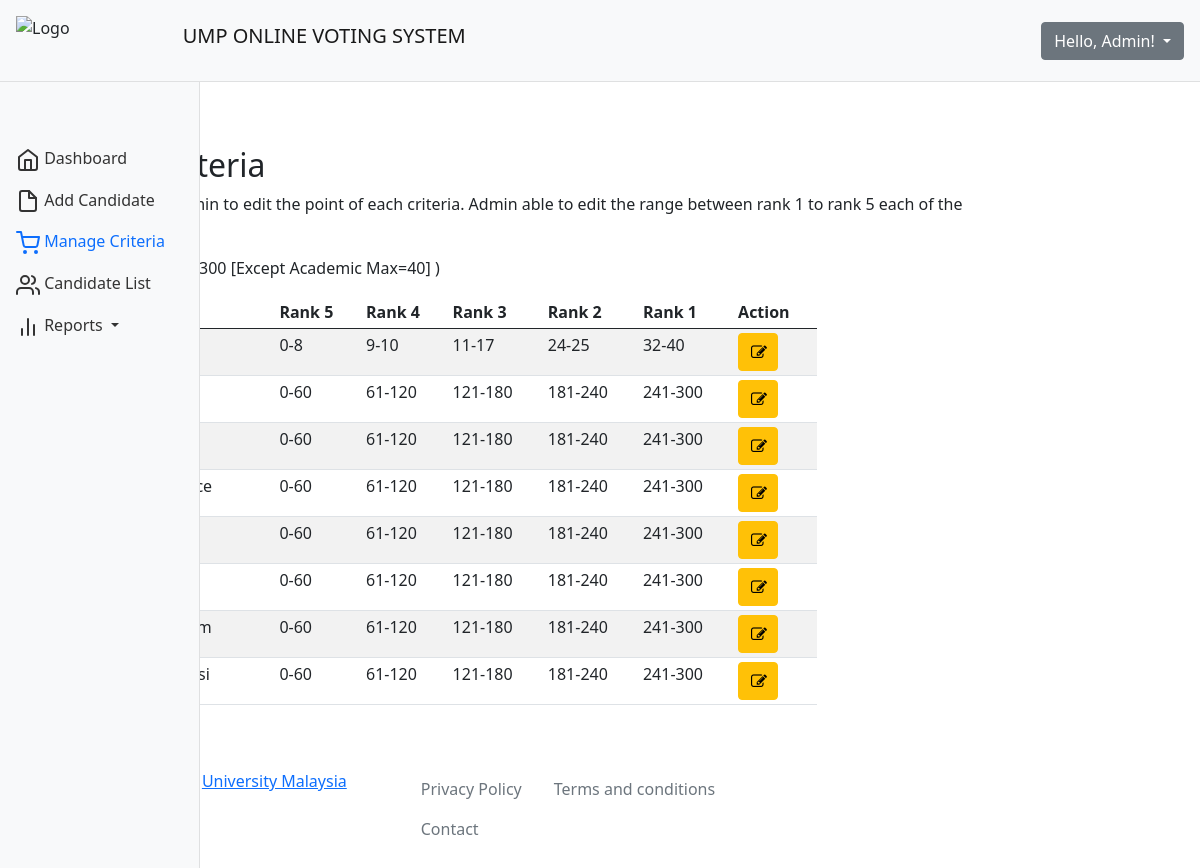
The app's page /ApplicationLayer/ManageCriteria/Criteria.php with its own data.
### tables this page shows
CREATE TABLE `criteria` (
  `Criteria_ID` int(11) NOT NULL,
  `Criteria_Name` varchar(100) NOT NULL,
  `R5min` float NOT NULL,
  `R5max` float NOT NULL,
  `R4min` float NOT NULL,
  `R4max` float NOT NULL,
  `R3min` float NOT NULL,
  `R3max` float NOT NULL,
  `R2min` float NOT NULL,
  `R2max` float NOT NULL,
  `R1min` float NOT NULL,
  `R1max` float NOT NULL
);

### libs/database.php (called while the page is built, shortened)
<?php
class DB
{
  public static function connect($value='')
  {
    $pdo = new PDO(DB_TYPE.':host='.DB_HOST.';dbname='.DB_NAME, DB_USER, DB_PASS);
    $pdo->setAttribute(PDO::ATTR_ERRMODE, PDO::ERRMODE_EXCEPTION);
    return $pdo;
  }
  public static function run($sql, $args = NULL)
    {
        if (!$args)
        {
             return DB::connect()->query($sql);
        }
     }
}
?>

### BusinessServiceLayer/Model/CriteriaModel.php (called while the page is built, shortened)
<?php
require_once '../../libs/database.php';
class CriteriaModel{
	function viewallCriteria(){
        $sql = "SELECT * FROM criteria";
        return DB::run($sql);
    }
}
?>

### BusinessServiceLayer/Controller/CriteriaController.php (called while the page is built, shortened)
<?php
require_once '../../BusinessServiceLayer/Model/CriteriaModel.php';
class criteriaController{
	function viewAll(){
		$criteria = new CriteriaModel();
		return $criteria->viewallCriteria();
	}
}
?>

### ApplicationLayer/ManageCriteria/Criteria.php (the view, shortened to what this page needs)
<?php include '../../src/navbar.php';?>
<?php
   require_once '../../BusinessServiceLayer/Controller/CriteriaController.php';
  $criteria = new criteriaController();
	$data = $criteria->viewAll();
?>
<!DOCTYPE html>
<html>
<head>
	<link rel="stylesheet" href="https://stackpath.bootstrapcdn.com/bootstrap/5.0.0-alpha1/css/bootstrap.min.css">
	<link rel="stylesheet" href="https://stackpath.bootstrapcdn.com/font-awesome/4.7.0/css/font-awesome.min.css">
	<link rel="stylesheet" href="https://cdn.jsdelivr.net/chartist.js/latest/chartist.min.css">
</head>
<body>
	<div class="container-fluid">
	  <div class="row">
	      <nav id="sidebar" class="col-md-3 col-lg-2 d-md-block bg-light sidebar collapse">
	          <div class="position-sticky pt-md-5">
				  <ul class="nav flex-column">
				      <li class="nav-item">
				        <a class="nav-link" aria-current="page" href="../../ApplicationLayer/ManageCandidate/Candidate.php?AccType=admin&AD_ID=<?=$_SESSION['AD_ID']?>">
				          <span class="ml-2">Dashboard</span>
				        </a>
				      </li>
				      <li class="nav-item">
				        <a class="nav-link" href="../../ApplicationLayer/ManageCandidate/AddCandidate.php?AccType=admin&AD_ID=<?=$_SESSION['AD_ID']?>">
				          <span class="ml-2">Add Candidate</span>
				        </a>
				      </li>
				      <li class="nav-item">
				        <a class="nav-link active" href="../../ApplicationLayer/ManageCriteriaria/Criteria.php?AccType=admin&AD_ID=<?=$_SESSION['AD_ID']?>">
				          <span class="ml-2">Manage Criteria</span>
				        </a>
				      </li>
				      <li class="nav-item">
				        <a class="nav-link" href="../../ApplicationLayer/ManageCandidate/CandidateList.php?AccType=admin&AD_ID=<?=$_SESSION['AD_ID']?>">
				          <span class="ml-2">Candidate List</span>
				        </a>
				      </li>
				      <li class="nav-item dropdown">
						<a class="nav-link dropdown-toggle" href="#" id="navbarDropdown" role="button" data-toggle="dropdown" aria-haspopup="true" aria-expanded="false">
						  <span class="ml-2">Reports</span>
						</a>
					  </li>
				    </ul>
				</div>
	      </nav>
	      <main class="col-md-9 ml-sm-auto col-lg-10 px-md-4 py-4">
	          <nav aria-label="breadcrumb">
				  <ol class="breadcrumb">
				    <li class="breadcrumb-item"><a href="../../ApplicationLayer/ManageCandidate/Candidate.php?AccType=admin&AD_ID=<?=$_SESSION['AD_ID']?>">Home</a></li>
				    <li class="breadcrumb-item active" aria-current="page">Overview</li>
				  </ol>
				</nav>
				<h1 class="h2">Manage Criteria</h1>
				<p>This is the page for admin to edit the point of each criteria. Admin able to edit the range between rank 1 to rank 5 each of the criteria. </p>
				<p>(Minimum:0  Maximum:300  [Except Academic Max=40]  )</p>
			<form enctype="multipart/form-data" method="post" action="">
				<div class="col-lg-10">
				<div class="table-responsive">
	        <table id="example" class="table table-striped table-sm" style="width:100%">
	          <thead>
	            <tr>
	              <th>No</th>
	              <th>Criteria Name</th>
	              <th>Rank 5</th>
	              <th>Rank 4</th>
	              <th>Rank 3</th>
	              <th>Rank 2</th>
	              <th>Rank 1</th>
	              <th>Action</th>
	            </tr>
	          </thead>
	          <tbody>
	            <?php
	            $i = 1;
	            foreach($data as $row){
	               echo "<tr>"
	                    . "<td>".$i."</td>"
	                    . "<td>".$row['Criteria_Name']."</td>"
	                    . "<td>".$row['R5min']."-".$row['R5max']."</td>"
	                    . "<td>".$row['R4min']."-".$row['R4max']."</td>"
	                    . "<td>".$row['R3min']."-".$row['R3max']."</td>"
	                    . "<td>".$row['R2min']."-".$row['R2max']."</td>"
	                    . "<td>".$row['R1min']."-".$row['R1max']."</td>"
	                    ;
	               ?>
	               <td>
	               				<form action="" method="POST">
	               					<button type="button" class="btn btn-labeled btn-warning" onclick="location.href='editcriteria.php?Criteria_ID=<?=$row['Criteria_ID']?>'" title="Edit Criteria" style="width: 40px;><span class="btn-warning"><i class="fa fa-edit"></i></span></button>
	               				</form>
	               			</td>
	              <?php
	              $i++;
	             echo "</tr>";
	            }
	            ?>
	          </tbody>
	        </table>
	      </div>
				<footer class="pt-5 d-flex justify-content-between">
				  <span>Copyright © 2020-2021 <a href="https://www.ump.edu.my/en">University Malaysia Pahang</a></span>
				  <ul class="nav m-0">
				      <li class="nav-item">
				        <a class="nav-link text-secondary" aria-current="page" href="#">Privacy Policy</a>
				      </li>
				      <li class="nav-item">
				        <a class="nav-link text-secondary" href="#">Terms and conditions</a>
				      </li>
				      <li class="nav-item">
				        <a class="nav-link text-secondary" href="#">Contact</a>
				      </li>
				    </ul>
				</footer>
			</main>
	  </div>
	</div>
</body>
</html>

### ApplicationLayer/ManageCriteria/Criteria.php (style rules this page uses)
.sidebar { position: fixed; top: 0; bottom: 0; left: 0; z-index: 100; padding: 90px 0 0; box-shadow: inset -1px 0 0 rgba(0, 0, 0, .1); z-index: 99; }
.sidebar .nav-link { color: #333; }
.sidebar .nav-link.active { color: #0d6efd; }

### records on screen
criteria: R5min "0", R5max "8", R4min "9", R4max "10", R3min "11", R3max "17", R2min "24", R2max "25", R1min "32", R1max "40"
criteria: R5min "0", R5max "60", R4min "61", R4max "120", R3min "121", R3max "180", R2min "181", R2max "240", R1min "241", R1max "300"
criteria: R5min "0", R5max "60", R4min "61", R4max "120", R3min "121", R3max "180", R2min "181", R2max "240", R1min "241", R1max "300"
criteria: R5min "0", R5max "60", R4min "61", R4max "120", R3min "121", R3max "180", R2min "181", R2max "240", R1min "241", R1max "300", $row['Criteria_ID'] 4 (drawn)
criteria: R5min "0", R5max "60", R4min "61", R4max "120", R3min "121", R3max "180", R2min "181", R2max "240", R1min "241", R1max "300"
criteria: R5min "0", R5max "60", R4min "61", R4max "120", R3min "121", R3max "180", R2min "181", R2max "240", R1min "241", R1max "300"
criteria: R5min "0", R5max "60", R4min "61", R4max "120", R3min "121", R3max "180", R2min "181", R2max "240", R1min "241", R1max "300"
criteria: R5min "0", R5max "60", R4min "61", R4max "120", R3min "121", R3max "180", R2min "181", R2max "240", R1min "241", R1max "300"
